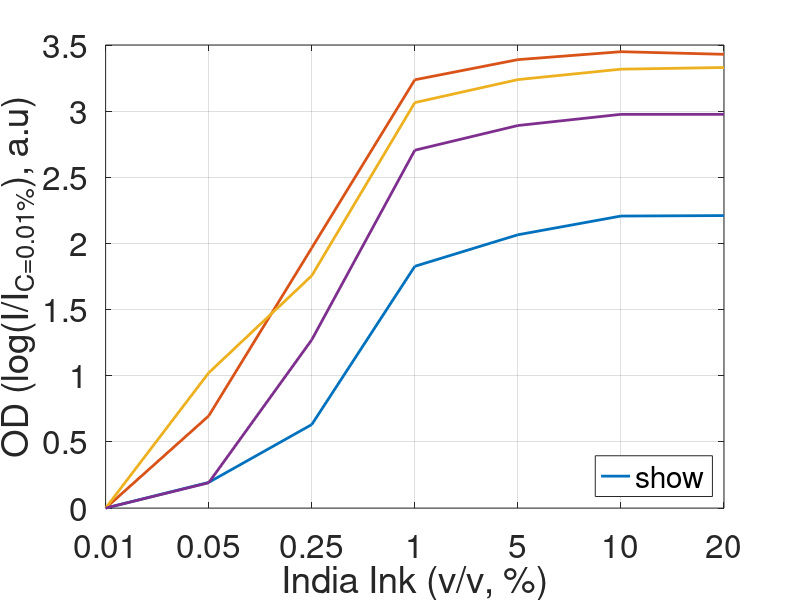
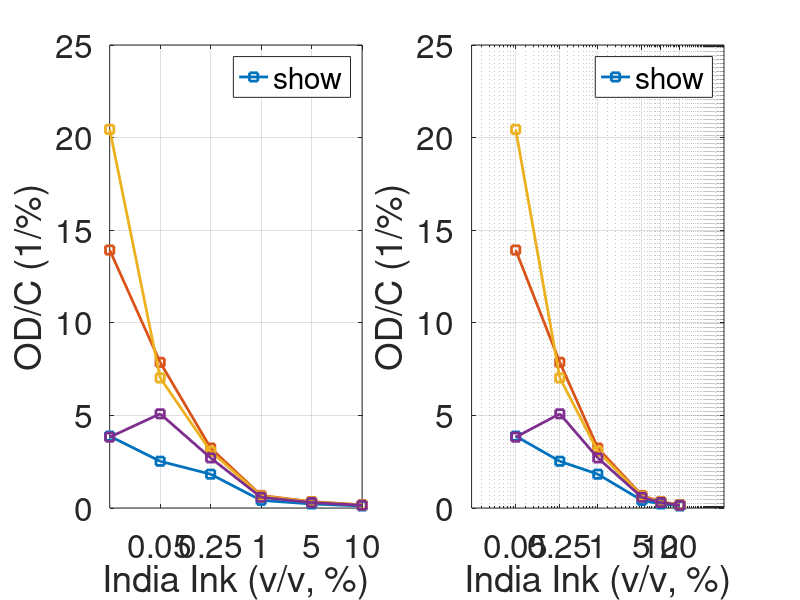
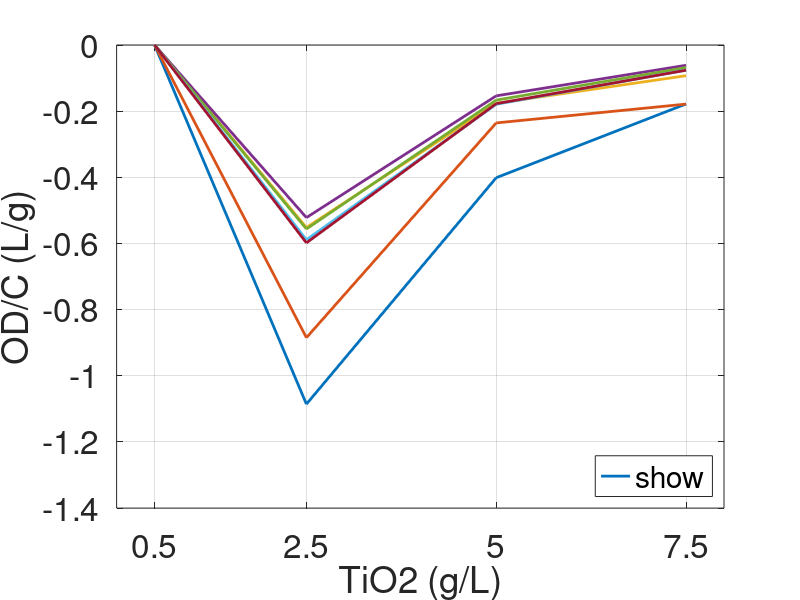

These figures' MATLAB source, in order: (Note: this script raises an error after producing the figures.)
function [] = Photon_51_1 ()
% Repository group: 06_laboratory_phantom_models
% Version role: analysis or follow-up variant
%
% Research note: This file is retained as a documented historical version.
% Review configuration, external data dependencies, and output paths before use.
% Impact of Tumor/Signal on DPF/PPF Series Simulations
% this version: Analyzing data generated by Photon_51.m

clc
close all
set(0,'DefaultFigureWindowStyle','docked')
format long

set_of_TiO2 = [0.50, 2.50, 5.0, 7.5]; % percents of TiO2
set_of_indk = [0.01, 0.05, 0.25, 1.0, 5.0, 10.0, 20.0]; % percents of India ink
exp_data = [13.7753	207.923	102.388	52.4519
            11.3449	103.615	36.8395	43.3181
            7.32753	29.1057	17.6853	14.7035
            2.21560	8.16695	4.77848	3.50841
            1.74571	7.01301	4.01610	2.91083
            1.51530	6.60495	3.71168	2.67495
            1.50993	6.73614	3.66488	2.67495];
N_bins = 151; d_edges = linspace(0,sqrt(8.^2+5.^2),N_bins+1);

figure(1)
idx_x = 1:length(set_of_indk);
for i_TiO2 = 1:length(set_of_TiO2)
    plot(1:length(idx_x),-log(exp_data(idx_x,i_TiO2)./exp_data(1,i_TiO2)),'LineWidth',2,'DisplayName',['TiO_2 = ',num2str(set_of_TiO2(i_TiO2)),' g/L']), hold on
end
xlabel('India Ink (v/v, %)'), set(gca,'xtick',idx_x), set(gca,'xticklabel',set_of_indk(idx_x))
ylabel('OD (log(I/I_{C=0.01%}), a.u)')
set(gca,'FontSize',24), grid on, hold off
legend('show','Location','southeast')
clearvars idx_x i_TiO2


figure(2)
subplot(1,2,1)
idx_x = 2:length(set_of_indk);
for i_TiO2 = 1:length(set_of_TiO2)
    plot(1:length(idx_x),-log(exp_data(idx_x,i_TiO2)./exp_data(1,i_TiO2))./set_of_indk(idx_x).','Marker','s','LineWidth',2,'DisplayName',['TiO_2 = ',num2str(set_of_TiO2(i_TiO2)),' g/L']), hold on
end
xlabel('India Ink (v/v, %)'), set(gca,'xtick',idx_x), set(gca,'xticklabel',set_of_indk(idx_x))
ylabel('OD/C (1/%)')
set(gca,'FontSize',24), grid on, hold off
legend('show','Location','northeast')
clearvars idx_x i_TiO2
subplot(1,2,2)
idx_x = 2:length(set_of_indk);
for i_TiO2 = 1:length(set_of_TiO2)
    semilogx(set_of_indk(idx_x),-log(exp_data(idx_x,i_TiO2)./exp_data(1,i_TiO2))./set_of_indk(idx_x).','Marker','s','LineWidth',2,'DisplayName',['TiO_2 = ',num2str(set_of_TiO2(i_TiO2)),' g/L']), hold on
end
xlabel('India Ink (v/v, %)'), set(gca,'xtick',set_of_indk(idx_x)), set(gca,'xticklabel',set_of_indk(idx_x))
ylabel('OD/C (1/%)')
set(gca,'FontSize',24), grid on, hold off
legend('show','Location','northeast')
clearvars idx_x i_TiO2

figure(3)
for i_indk = 1:length(set_of_indk)
    plot(set_of_TiO2,-log(exp_data(i_indk,:)./exp_data(i_indk,1))./set_of_TiO2,'LineWidth',2,'DisplayName',['India ink = ',num2str(set_of_indk(i_indk)),' %']), hold on
end
xlabel('TiO2 (g/L)'), set(gca,'xtick',set_of_TiO2)
ylabel('OD/C (L/g)')
set(gca,'FontSize',24), grid on, hold off
legend('show','Location','southeast')
clearvars idx_x i_indk






set_of_ds = nan(length(set_of_TiO2),length(set_of_indk),length(d_edges)-1);
set_of_Is = nan(length(set_of_TiO2),length(set_of_indk),length(d_edges)-1);
% simulation analysis
for i_TiO2 = 1:length(set_of_TiO2)
    for i_indk = 1:length(set_of_indk)
        the_TiO2 = set_of_TiO2(i_TiO2);
        the_indk = set_of_indk(i_indk);
        data = load(['/home/kaiser/BackUp/Dropbox/research/2.NIRs Project/code/DB/Photon_51_TiO2_',num2str(the_TiO2),'_Indik_',num2str(the_indk),'.mat']);
        fun_x = @mean; fun_y = @sum; TheOutFun = @(x)(-log(x));
        x_temp = sqrt(...
            (data.p_in(:,1)-data.p_ot(:,1)).^2+ ...
            (data.p_in(:,2)-data.p_ot(:,2)).^2+ ...
            (data.p_in(:,3)-data.p_ot(:,3)).^2);
        y_temp = data.w_ot/data.no_of_photons;
        idx_exl = data.p_ot(:,1)<=3;
        x_temp = x_temp(idx_exl); y_temp = y_temp(idx_exl); clearvars idx_exl

        [~,~,index_in] = histcounts(x_temp,d_edges);
        x_bind = accumarray(index_in,x_temp,[],fun_x,nan);
        y_bind = accumarray(index_in,y_temp,[],fun_y,nan);
        set_of_ds(i_TiO2,i_indk,1:length(x_bind)) = x_bind;
        set_of_Is(i_TiO2,i_indk,1:length(y_bind)) = y_bind;

        TheColor = [(i_TiO2-1)/(length(set_of_TiO2)-1),0,(i_indk-1)/(length(set_of_indk)-1)];
        figure(4), plot(squeeze(set_of_ds(i_TiO2,i_indk,:)),-log(squeeze(set_of_Is(i_TiO2,i_indk,:))),'Color',TheColor,'DisplayName',['TiO_2=',num2str(the_TiO2),', indk=',num2str(the_indk)]), hold on
        clearvars the_TiO2 the_indk data TheColor
        clearvars index_in x_temp y_temp fun_x fun_y TheOutFun
    end
end
xlabel('d (cm)'),
ylabel('OD (log(I/I_{C=0.01%}), a.u)')
set(gca,'FontSize',18), grid on, hold off
legend('show', 'Location', 'northeast', 'NumColumns', 4);
clearvars i_indk i_TiO2



figure(5)
idx_x = 1:length(set_of_indk);
[~,idx_d] = min(abs(d_edges(2:end-0)/2+d_edges(1:end-1)/2 - 6)); idx_d = idx_d-7:idx_d+7;
subplot(1,2,1)
for i_TiO2 = 1:length(set_of_TiO2)
    plot(1:length(idx_x),mean(-log(set_of_Is(i_TiO2,idx_x,idx_d)./set_of_Is(i_TiO2,1,idx_d)),3),'LineWidth',2,'DisplayName',['TiO_2 = ',num2str(set_of_TiO2(i_TiO2)),' g/L']), hold on
end
title('simulation')
xlabel('India Ink (v/v, %)'), set(gca,'xtick',idx_x), set(gca,'xticklabel',set_of_indk(idx_x))
ylabel('OD (log(I/I_{C=0.01%}), a.u)')
set(gca,'FontSize',24), grid on, hold off, axis square
legend('show','Location','southeast')

subplot(1,2,2)
for i_TiO2 = 1:length(set_of_TiO2)
    plot(1:length(idx_x),-log(exp_data(idx_x,i_TiO2)./exp_data(1,i_TiO2)),'LineWidth',2,'DisplayName',['TiO_2 = ',num2str(set_of_TiO2(i_TiO2)),' g/L']), hold on
end
title('data')
xlabel('India Ink (v/v, %)'), set(gca,'xtick',idx_x), set(gca,'xticklabel',set_of_indk(idx_x))
ylabel('OD (log(I/I_{C=0.01%}), a.u)')
set(gca,'FontSize',24), grid on, hold off, axis square
legend('show','Location','southeast')
clearvars idx_x i_TiO2 idx_x
end
